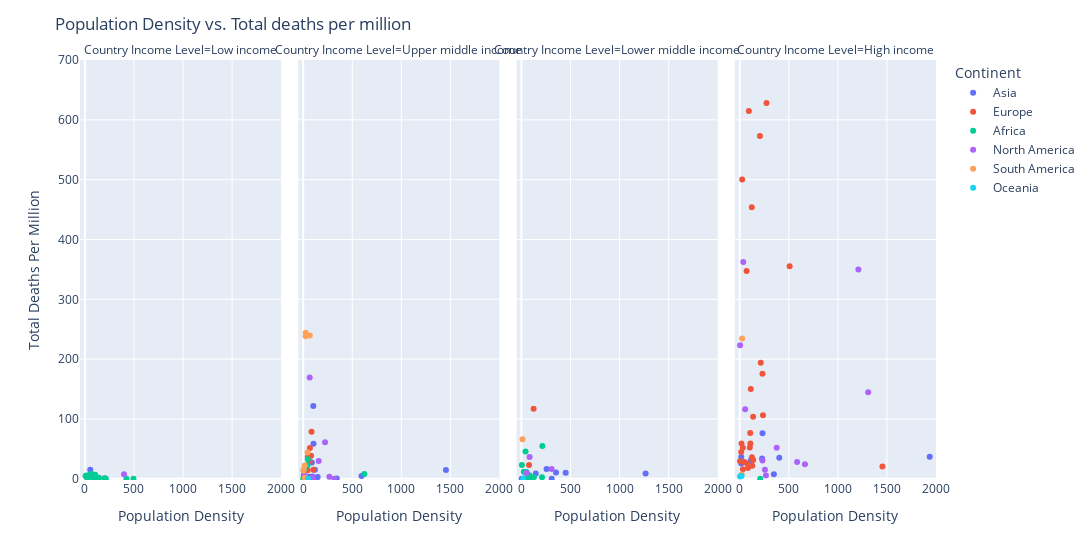

Source (notebook cell):
### Code cell
sns.set()
flatui = ["#9b59b6", "#3498db", "#95a5a6", "#e74c3c", "#34495e", "#2ecc71"]

with sns.color_palette(flatui):
    sns.scatterplot(max_combined_country_clean["Population Density"],max_combined_country_clean["Total Deaths Per Million"], 
                    hue=max_combined_country_clean["Country Income Level"],alpha = 1, 
                    #hue_order=["Low Income", "Lower middle income","Upper middle income","High income"] 
                   )
    plt.ylim(-50, 850)
    plt.xlim(-50,2000)
    plt.title("Population Density vs. Total deaths per million")
    plt.xlabel("Population Density")
    plt.ylabel("Deaths per million")
    plt.show()
#How does population density affect Deaths per million? are lower income countries more susceptible?
fig = px.scatter(max_combined_country_clean,x='Population Density',y='Total Deaths Per Million'
                 ,facet_col= 'Country Income Level'
                , hover_name= "Country",color= "Continent", width = 1500)
fig.update_layout(title="Population Density vs. Total deaths per million", )
fig.update_yaxes(range=[-2, 700])
fig.update_xaxes(range=[-50, 2000])
fig.show()

### Figure 1 — Plotly figure (JSON) as saved in the notebook; plotly's stock layout.template omitted (floating-point values rounded to 4 significant figures)
{"data": [{"hovertemplate": "<b>%{hovertext}</b><br><br>Continent=Asia<br>Country Income Level=Low income<br>Population Density=%{x}<br>Total Deaths Per Million=%{y}<extra></extra>", "hovertext": ["Afghanistan", "Nepal", "Tajikistan"], "legendgroup": "Asia", "marker": {"color": "#636efa", "symbol": "circle"}, "mode": "markers", "name": "Asia", "orientation": "v", "showlegend": true, "type": "scatter", "x": [54.42, 204.4, 64.28], "xaxis": "x", "y": [14.93, 0.789, 5.452], "yaxis": "y"}, {"hovertemplate": "<b>%{hovertext}</b><br><br>Continent=Asia<br>Country Income Level=Upper middle income<br>Population Density=%{x}<br>Total Deaths Per Million=%{y}<extra></extra>", "hovertext": ["Armenia", "Azerbaijan", "China", "Georgia", "Iraq", "Jordan", "Kazakhstan", "Lebanon", "Malaysia", "Maldives", "Sri Lanka", "Thailand", "Turkey"], "legendgroup": "Asia", "marker": {"color": "#636efa", "symbol": "circle"}, "mode": "markers", "name": "Asia", "orientation": "v", "showlegend": false, "type": "scatter", "x": [102.9, 119.3, 147.7, 65.03, 88.12, 109.3, 6.681, 594.6, 96.25, 1454.0, 342.0, 135.1, 104.9], "xaxis": "x2", "y": [121.5, 15.19, 3.223, 3.509, 27.35, 0.882, 6.391, 4.688, 3.738, 14.8, 0.514, 0.831, 58.69], "yaxis": "y2"}, {"hovertemplate": "<b>%{hovertext}</b><br><br>Continent=Asia<br>Country Income Level=Lower middle income<br>Population Density=%{x}<br>Total Deaths Per Million=%{y}<extra></extra>", "hovertext": ["Bangladesh", "Bhutan", "Cambodia", "India", "Indonesia", "Mongolia", "Myanmar", "Pakistan", "Philippines", "Uzbekistan", "Vietnam"], "legendgroup": "Asia", "marker": {"color": "#636efa", "symbol": "circle"}, "mode": "markers", "name": "Asia", "orientation": "v", "showlegend": false, "type": "scatter", "x": [1265.0, 21.19, 90.67, 450.4, 145.7, 1.98, 81.72, 255.6, 351.9, 76.13, 308.1], "xaxis": "x3", "y": [8.889, 0, 0, 9.927, 9.012, 0, 0.11, 16.25, 10.67, 0.568, 0], "yaxis": "y3"}, {"hovertemplate": "<b>%{hovertext}</b><br><br>Continent=Asia<br>Country Income Level=High income<br>Population Density=%{x}<br>Total Deaths Per Million=%{y}<extra></extra>", "hovertext": ["Bahrain", "Israel", "Japan", "Kuwait", "Oman", "Qatar", "Saudi Arabia", "Singapore", "United Arab Emirates"], "legendgroup": "Asia", "marker": {"color": "#636efa", "symbol": "circle"}, "mode": "markers", "name": "Asia", "orientation": "v", "showlegend": false, "type": "scatter", "x": [1936.0, 402.6, 347.8, 232.1, 14.98, 227.3, 15.32, 7916.0, 112.4], "xaxis": "x4", "y": [37.02, 35.35, 7.535, 76.34, 25.65, 34.02, 36.39, 4.444, 30.54], "yaxis": "y4"}, {"hovertemplate": "<b>%{hovertext}</b><br><br>Continent=Europe<br>Country Income Level=Upper middle income<br>Population Density=%{x}<br>Total Deaths Per Million=%{y}<extra></extra>", "hovertext": ["Albania", "Belarus", "Bosnia and Herzegovina", "Bulgaria", "Montenegro", "Romania", "Serbia"], "legendgroup": "Europe", "marker": {"color": "#EF553B", "symbol": "circle"}, "mode": "markers", "name": "Europe", "orientation": "v", "showlegend": true, "type": "scatter", "x": [104.9, 46.86, 68.5, 65.18, 46.28, 85.13, 80.29], "xaxis": "x2", "y": [15.29, 36.62, 51.51, 28.64, 14.33, 78.6, 38.36], "yaxis": "y2"}, {"hovertemplate": "<b>%{hovertext}</b><br><br>Continent=Europe<br>Country Income Level=Lower middle income<br>Population Density=%{x}<br>Total Deaths Per Million=%{y}<extra></extra>", "hovertext": ["Moldova", "Ukraine"], "legendgroup": "Europe", "marker": {"color": "#EF553B", "symbol": "circle"}, "mode": "markers", "name": "Europe", "orientation": "v", "showlegend": false, "type": "scatter", "x": [123.7, 77.39], "xaxis": "x3", "y": [117.3, 22.91], "yaxis": "y3"}, {"hovertemplate": "<b>%{hovertext}</b><br><br>Continent=Europe<br>Country Income Level=High income<br>Population Density=%{x}<br>Total Deaths Per Million=%{y}<extra></extra>", "hovertext": ["Austria", "Belgium", "Croatia", "Cyprus", "Czech Republic", "Denmark", "Estonia", "Finland", "France", "Germany", "Greece", "Hungary", "Iceland", "Ireland", "Italy", "Latvia", "Lithuania", "Luxembourg", "Malta", "Netherlands", "Norway", "Poland", "Portugal", "San Marino", "Slovenia", "Spain", "Sweden", "Switzerland", "United Kingdom"], "legendgroup": "Europe", "marker": {"color": "#EF553B", "symbol": "circle"}, "mode": "markers", "name": "Europe", "orientation": "v", "showlegend": false, "type": "scatter", "x": [106.7, 375.6, 73.73, 127.7, 137.2, 136.5, 31.03, 18.14, 122.6, 237.0, 83.48, 108.0, 3.404, 69.87, 205.9, 31.21, 45.13, 231.4, 1454.0, 508.5, 14.46, 124.0, 112.4, 556.7, 102.6, 93.11, 24.72, 214.2, 272.9], "xaxis": "x4", "y": [76.61, 836.6, 26.06, 21.69, 31.38, 103.6, 52.02, 58.84, 454.1, 106.0, 18.23, 59.21, 29.3, 347.3, 572.8, 15.9, 27.92, 175.7, 20.38, 355.4, 45.01, 35.83, 150.0, 1238.0, 52.43, 615.0, 500.3, 194.1, 628.0], "yaxis": "y4"}, {"hovertemplate": "<b>%{hovertext}</b><br><br>Continent=Africa<br>Country Income Level=Low income<br>Population Density=%{x}<br>Total Deaths Per Million=%{y}<extra></extra>", "hovertext": ["Benin", "Burkina Faso", "Burundi", "Central African Republic", "Chad", "Eritrea", "Ethiopia", "Guinea", "Guinea-Bissau", "Liberia", "Madagascar", "Malawi", "Mali", "Mozambique", "Niger", "Rwanda", "Sierra Leone", "Tanzania", "Togo", "Uganda"], "legendgroup": "Africa", "marker": {"color": "#00cc96", "symbol": "circle"}, "mode": "markers", "name": "Africa", "orientation": "v", "showlegend": true, "type": "scatter", "x": [99.11, 70.15, 423.1, 7.479, 11.83, 44.3, 105.0, 51.76, 66.19, 49.13, 43.95, 197.5, 15.2, 37.73, 16.95, 494.9, 104.7, 64.7, 143.4, 213.8], "xaxis": "x", "y": [1.072, 2.535, 0.084, 4.762, 4.505, 0, 0.644, 2.056, 8.638, 6.722, 0.506, 0.575, 5.481, 0.16, 2.768, 0.154, 6.895, 0.352, 1.57, 0], "yaxis": "y"}, {"hovertemplate": "<b>%{hovertext}</b><br><br>Continent=Africa<br>Country Income Level=Upper middle income<br>Population Density=%{x}<br>Total Deaths Per Million=%{y}<extra></extra>", "hovertext": ["Algeria", "Botswana", "Equatorial Guinea", "Gabon", "Libya", "Mauritius", "Namibia", "South Africa"], "legendgroup": "Africa", "marker": {"color": "#00cc96", "symbol": "circle"}, "mode": "markers", "name": "Africa", "orientation": "v", "showlegend": false, "type": "scatter", "x": [17.35, 4.044, 45.19, 7.859, 3.623, 623.0, 3.078, 46.75], "xaxis": "x2", "y": [19.27, 0.425, 22.81, 15.28, 1.455, 7.863, 0, 32.54], "yaxis": "y2"}, {"hovertemplate": "<b>%{hovertext}</b><br><br>Continent=Africa<br>Country Income Level=Lower middle income<br>Population Density=%{x}<br>Total Deaths Per Million=%{y}<extra></extra>", "hovertext": ["Angola", "Cameroon", "Cote d'Ivoire", "Djibouti", "Ghana", "Kenya", "Lesotho", "Mauritania", "Morocco", "Nigeria", "Sao Tome and Principe", "Senegal", "Sudan", "Tunisia", "Zambia", "Zimbabwe"], "legendgroup": "Africa", "marker": {"color": "#00cc96", "symbol": "circle"}, "mode": "markers", "name": "Africa", "orientation": "v", "showlegend": false, "type": "scatter", "x": [23.89, 50.88, 76.4, 41.28, 126.7, 87.32, 73.56, 4.289, 80.08, 209.6, 212.8, 82.33, 23.26, 74.23, 23.0, 42.73], "xaxis": "x3", "y": [0.274, 11.34, 1.933, 45.55, 2.735, 2.287, 0, 23.23, 5.798, 2.513, 54.75, 5.017, 11.88, 4.231, 0.598, 0.404], "yaxis": "y3"}, {"hovertemplate": "<b>%{hovertext}</b><br><br>Continent=Africa<br>Country Income Level=High income<br>Population Density=%{x}<br>Total Deaths Per Million=%{y}<extra></extra>", "hovertext": ["Seychelles"], "legendgroup": "Africa", "marker": {"color": "#00cc96", "symbol": "circle"}, "mode": "markers", "name": "Africa", "orientation": "v", "showlegend": false, "type": "scatter", "x": [208.4], "xaxis": "x4", "y": [0], "yaxis": "y4"}, {"hovertemplate": "<b>%{hovertext}</b><br><br>Continent=North America<br>Country Income Level=Low income<br>Population Density=%{x}<br>Total Deaths Per Million=%{y}<extra></extra>", "hovertext": ["Haiti"], "legendgroup": "North America", "marker": {"color": "#ab63fa", "symbol": "circle"}, "mode": "markers", "name": "North America", "orientation": "v", "showlegend": true, "type": "scatter", "x": [398.4], "xaxis": "x", "y": [7.718], "yaxis": "y"}, {"hovertemplate": "<b>%{hovertext}</b><br><br>Continent=North America<br>Country Income Level=Upper middle income<br>Population Density=%{x}<br>Total Deaths Per Million=%{y}<extra></extra>", "hovertext": ["Belize", "Costa Rica", "Dominica", "Dominican Republic", "Grenada", "Guatemala", "Jamaica", "Mexico"], "legendgroup": "North America", "marker": {"color": "#ab63fa", "symbol": "circle"}, "mode": "markers", "name": "North America", "orientation": "v", "showlegend": false, "type": "scatter", "x": [16.43, 96.08, 98.57, 222.9, 317.1, 157.8, 266.9, 66.44], "xaxis": "x2", "y": [5.03, 2.356, 0, 61.03, 0, 29.64, 3.377, 169.3], "yaxis": "y2"}, {"hovertemplate": "<b>%{hovertext}</b><br><br>Continent=North America<br>Country Income Level=Lower middle income<br>Population Density=%{x}<br>Total Deaths Per Million=%{y}<extra></extra>", "hovertext": ["El Salvador", "Honduras", "Nicaragua"], "legendgroup": "North America", "marker": {"color": "#ab63fa", "symbol": "circle"}, "mode": "markers", "name": "North America", "orientation": "v", "showlegend": false, "type": "scatter", "x": [307.8, 82.81, 51.67], "xaxis": "x3", "y": [16.5, 36.65, 9.661], "yaxis": "y3"}, {"hovertemplate": "<b>%{hovertext}</b><br><br>Continent=North America<br>Country Income Level=High income<br>Population Density=%{x}<br>Total Deaths Per Million=%{y}<extra></extra>", "hovertext": ["Antigua and Barbuda", "Aruba", "Barbados", "Bermuda", "Canada", "Cayman Islands", "Panama", "Puerto Rico", "Sint Maarten (Dutch part)", "Trinidad and Tobago", "United States"], "legendgroup": "North America", "marker": {"color": "#ab63fa", "symbol": "circle"}, "mode": "markers", "name": "North America", "orientation": "v", "showlegend": false, "type": "scatter", "x": [231.8, 584.8, 664.5, 1309.0, 4.037, 256.5, 55.13, 376.2, 1209.0, 266.9, 35.61], "xaxis": "x4", "y": [30.64, 28.1, 24.36, 144.5, 223.4, 15.22, 116.1, 52.08, 349.8, 5.716, 362.5], "yaxis": "y4"}, {"hovertemplate": "<b>%{hovertext}</b><br><br>Continent=South America<br>Country Income Level=Upper middle income<br>Population Density=%{x}<br>Total Deaths Per Million=%{y}<extra></extra>", "hovertext": ["Argentina", "Brazil", "Colombia", "Ecuador", "Guyana", "Paraguay", "Peru", "Suriname"], "legendgroup": "South America", "marker": {"color": "#FFA15A", "symbol": "circle"}, "mode": "markers", "name": "South America", "orientation": "v", "showlegend": true, "type": "scatter", "x": [16.18, 25.04, 44.22, 66.94, 3.952, 17.14, 25.13, 3.612], "xaxis": "x2", "y": [22.37, 238.1, 43.96, 239.4, 15.26, 1.823, 244.0, 13.64], "yaxis": "y2"}, {"hovertemplate": "<b>%{hovertext}</b><br><br>Continent=South America<br>Country Income Level=Lower middle income<br>Population Density=%{x}<br>Total Deaths Per Million=%{y}<extra></extra>", "hovertext": ["Bolivia"], "legendgroup": "South America", "marker": {"color": "#FFA15A", "symbol": "circle"}, "mode": "markers", "name": "South America", "orientation": "v", "showlegend": false, "type": "scatter", "x": [10.2], "xaxis": "x3", "y": [66.22], "yaxis": "y3"}, {"hovertemplate": "<b>%{hovertext}</b><br><br>Continent=South America<br>Country Income Level=High income<br>Population Density=%{x}<br>Total Deaths Per Million=%{y}<extra></extra>", "hovertext": ["Chile", "Uruguay"], "legendgroup": "South America", "marker": {"color": "#FFA15A", "symbol": "circle"}, "mode": "markers", "name": "South America", "orientation": "v", "showlegend": false, "type": "scatter", "x": [24.28, 19.75], "xaxis": "x4", "y": [234.3, 7.197], "yaxis": "y4"}, {"hovertemplate": "<b>%{hovertext}</b><br><br>Continent=Oceania<br>Country Income Level=Upper middle income<br>Population Density=%{x}<br>Total Deaths Per Million=%{y}<extra></extra>", "hovertext": ["Fiji"], "legendgroup": "Oceania", "marker": {"color": "#19d3f3", "symbol": "circle"}, "mode": "markers", "name": "Oceania", "orientation": "v", "showlegend": true, "type": "scatter", "x": [49.56], "xaxis": "x2", "y": [0], "yaxis": "y2"}, {"hovertemplate": "<b>%{hovertext}</b><br><br>Continent=Oceania<br>Country Income Level=Lower middle income<br>Population Density=%{x}<br>Total Deaths Per Million=%{y}<extra></extra>", "hovertext": ["Papua New Guinea"], "legendgroup": "Oceania", "marker": {"color": "#19d3f3", "symbol": "circle"}, "mode": "markers", "name": "Oceania", "orientation": "v", "showlegend": false, "type": "scatter", "x": [18.22], "xaxis": "x3", "y": [0], "yaxis": "y3"}, {"hovertemplate": "<b>%{hovertext}</b><br><br>Continent=Oceania<br>Country Income Level=High income<br>Population Density=%{x}<br>Total Deaths Per Million=%{y}<extra></extra>", "hovertext": ["Australia", "New Zealand"], "legendgroup": "Oceania", "marker": {"color": "#19d3f3", "symbol": "circle"}, "mode": "markers", "name": "Oceania", "orientation": "v", "showlegend": false, "type": "scatter", "x": [3.202, 18.21], "xaxis": "x4", "y": [4, 4.562], "yaxis": "y4"}], "layout": {"annotations": [{"font": {}, "showarrow": false, "text": "Country Income Level=Low income", "x": 0.1175, "xanchor": "center", "xref": "paper", "y": 1, "yanchor": "bottom", "yref": "paper"}, {"font": {}, "showarrow": false, "text": "Country Income Level=Upper middle income", "x": 0.3725, "xanchor": "center", "xref": "paper", "y": 1, "yanchor": "bottom", "yref": "paper"}, {"font": {}, "showarrow": false, "text": "Country Income Level=Lower middle income", "x": 0.6275, "xanchor": "center", "xref": "paper", "y": 1, "yanchor": "bottom", "yref": "paper"}, {"font": {}, "showarrow": false, "text": "Country Income Level=High income", "x": 0.8825, "xanchor": "center", "xref": "paper", "y": 1, "yanchor": "bottom", "yref": "paper"}], "legend": {"title": {"text": "Continent"}, "tracegroupgap": 0}, "margin": {"t": 60}, "title": {"text": "Population Density vs. Total deaths per million"}, "width": 1500, "xaxis": {"anchor": "y", "domain": [0, 0.235], "range": [-50, 2000], "title": {"text": "Population Density"}}, "xaxis2": {"anchor": "y2", "domain": [0.255, 0.49], "matches": "x", "range": [-50, 2000], "title": {"text": "Population Density"}}, "xaxis3": {"anchor": "y3", "domain": [0.51, 0.745], "matches": "x", "range": [-50, 2000], "title": {"text": "Population Density"}}, "xaxis4": {"anchor": "y4", "domain": [0.765, 1.0], "matches": "x", "range": [-50, 2000], "title": {"text": "Population Density"}}, "yaxis": {"anchor": "x", "domain": [0, 1], "range": [-2, 700], "title": {"text": "Total Deaths Per Million"}}, "yaxis2": {"anchor": "x2", "domain": [0, 1], "matches": "y", "range": [-2, 700], "showticklabels": false}, "yaxis3": {"anchor": "x3", "domain": [0, 1], "matches": "y", "range": [-2, 700], "showticklabels": false}, "yaxis4": {"anchor": "x4", "domain": [0, 1], "matches": "y", "range": [-2, 700], "showticklabels": false}}}
